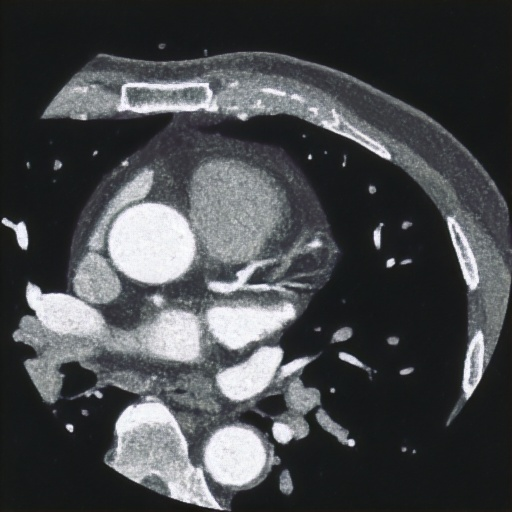
#> input picture CG.jpg, 512 x 512 px, given in place of CCTA.jpg, which was not available
$ python periodic_fft.py
#> lines starting #> are read from the running program, lines starting #| are printed output that depends on the picture; long printed decimals are rounded; pictures that were not available may be replaced by others from this repository, and a replacement may not be noted
import numpy as np
import cv2
import matplotlib.pyplot as plt
from skimage import io, img_as_float, metrics


original = img_as_float(io.imread('CCTA.jpg', as_gray=True))
#> original: shape (512, 512) float64; min 0.07, max 0.996, mean 0.288
corrupted = img_as_float(io.imread('CCTA_motion_noise.jpg', as_gray=True))
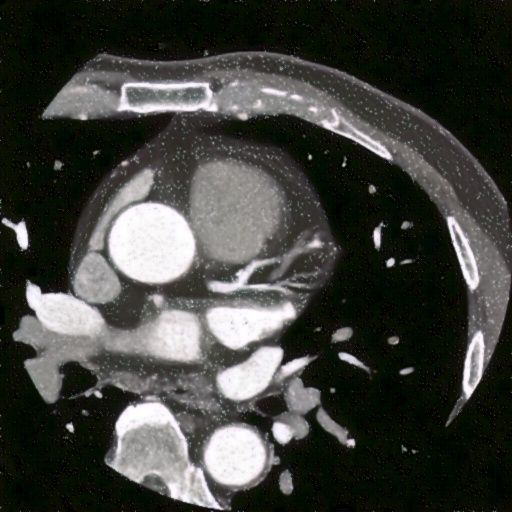
#> input picture CS.jpg, 512 x 512 px, given in place of CCTA_motion_noise.jpg, which was not available
#> corrupted: shape (512, 512) float64; min 0, max 1, mean 0.253
original = original.astype(np.float32)


def fft_filter(img):
    f = np.fft.fft2(img)
    fshift = np.fft.fftshift(f)
    magnitude_spectrum = np.log(1 + np.abs(fshift))
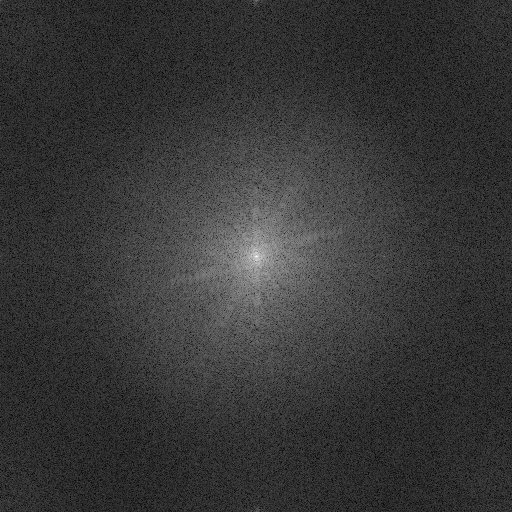
#> magnitude_spectrum: shape (512, 512) float64; min 0.018, max 11.1, mean 2.41; drawn with min black and max white

    rows, cols = img.shape
#> rows = 512; cols = 512
    crow, ccol = rows // 2 , cols // 2
#> crow = 256; ccol = 256
    mask = np.ones((rows, cols), np.uint8)

    mask[crow-30:crow+30, ccol-70:ccol+70] = 0
    rows, cols = corrupted.shape
    crow, ccol = rows // 2 , cols // 2  # center


    mask = np.ones((rows, cols), np.uint8)

    notch_points = [
        (209, 256),  # point1
        # (255, 257)  # point2

    ]

    a = 12
    for (r, c) in notch_points:
        mask[r-a:r+a, c-a:c+a] = 0
        mask[rows-r-a:rows-r+a, cols-c-a:cols-c+a] = 0
    #mask
    fshift_filtered = fshift * mask
    f_ishift = np.fft.ifftshift(fshift_filtered)
    img_filtered = np.fft.ifft2(f_ishift)
    img_filtered = np.abs(img_filtered)
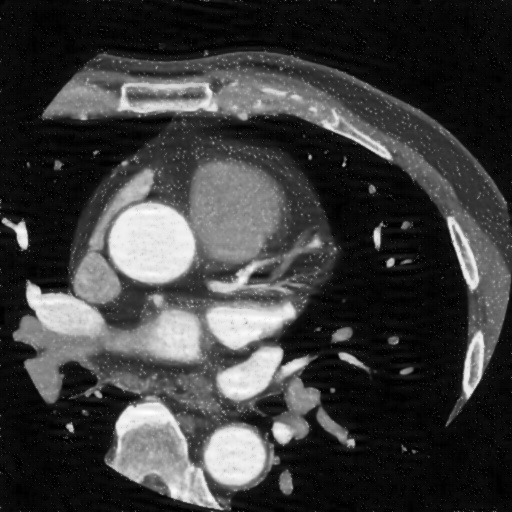
#> img_filtered: shape (512, 512) float64; min 5.08e-05, max 1.06, mean 0.253; drawn with min black and max white

    return img_filtered, magnitude_spectrum, fshift_filtered

# FFT
filtered_fft, magnitude_spectrum, filtered_spectrum = fft_filter(corrupted)
plt.imshow(magnitude_spectrum, cmap='gray')
plt.title("FFT Magnitude Spectrum")
plt.show()
def gamma_correction(image, gamma=1.2):
#> called with gamma = 0.8
    image = np.clip(image, 0, 1)  # [0,1]
    return image ** gamma
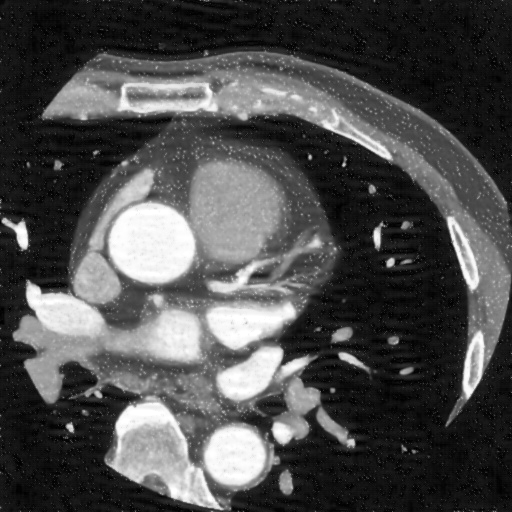
#> returned value: shape (512, 512) float64; min 0.000367, max 1, mean 0.301

gamma_value = 0.8
filtered_fft = gamma_correction(filtered_fft, gamma=gamma_value)
#Transformer
transformer = img_as_float(io.imread('CM.jpg', as_gray=True))  #from transformer
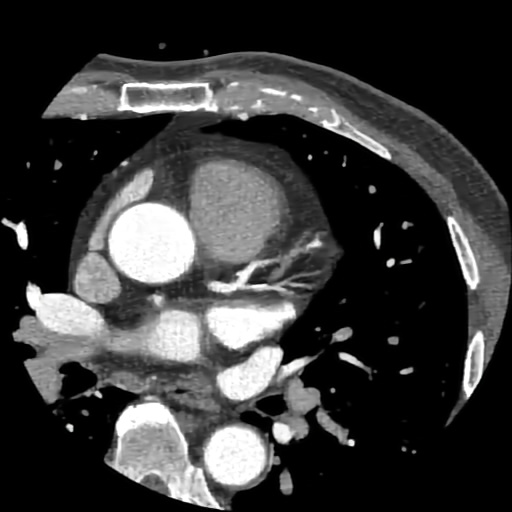
#> input picture CM.jpg, 512 x 512 px
#> transformer: shape (512, 512) float64; min 0, max 1, mean 0.226
transformer = transformer.astype(np.float32)

# PSNR and SSIM
def calculate_metrics(img1, img2, method_name):
#> called with method_name = 'FFT Filter'
    psnr_value = metrics.peak_signal_noise_ratio(img1, img2, data_range=255)
#> psnr_value = 72.37
    ssim_value = metrics.structural_similarity(img1, img2, data_range=255)
#> ssim_value = 1
    print(f'{method_name} PSNR: {psnr_value:.6f} dB')
#| FFT Filter PSNR: 72.366 dB
    print(f'{method_name} SSIM: {ssim_value:.6f}')
#| FFT Filter SSIM: 0.9997

calculate_metrics(original, filtered_fft, "FFT Filter")
calculate_metrics(original, transformer, "Transformer")
#| Transformer PSNR: 69.799 dB
#| Transformer SSIM: 0.9991

fig, axes = plt.subplots(2, 4, figsize=(18, 7))

def add_colorbar(im, ax):
    cbar = fig.colorbar(im, ax=ax, fraction=0.046, pad=0.04)
    cbar.set_label("Gray Value")

im1 = axes[0, 0].imshow(original, cmap='gray')
axes[0, 0].set_title('a) Original Image')
add_colorbar(im1, axes[0, 0])

im2 = axes[0, 1].imshow(corrupted, cmap='gray')
axes[0, 1].set_title('b) Corrupted Image')
add_colorbar(im2, axes[0, 1])

im3 = axes[0, 2].imshow(filtered_fft, cmap='gray')
axes[0, 2].set_title('c) Restored (FFT Filter)')
add_colorbar(im3, axes[0, 2])


im5 = axes[0, 3].imshow(transformer, cmap='gray')
axes[0, 3].set_title('e) Restored (Transformer)')
add_colorbar(im5, axes[0, 3])


axes[1, 0].hist(original.ravel(), bins=256, color='black',log=True)
axes[1, 0].set_title('f) Original Image Histogram')
axes[1, 0].grid(False)

axes[1, 1].hist(corrupted.ravel(), bins=256, color='black',log=True)
axes[1, 1].set_title('g) Corrupted Image Histogram')
axes[1, 1].grid(False)

axes[1, 2].hist(filtered_fft.ravel(), bins=256, color='black',log=True)
axes[1, 2].set_title('h) Restored (FFT Filter)')
axes[1, 2].grid(False)

axes[1, 3].hist(transformer.ravel(), bins=256, color='black',log=True)
axes[1, 3].set_title('j) Restored (Transformer)')
axes[1, 3].grid(False)

for i in range(5):
#> (the run stopped early here; a loop or call above may not have finished)
